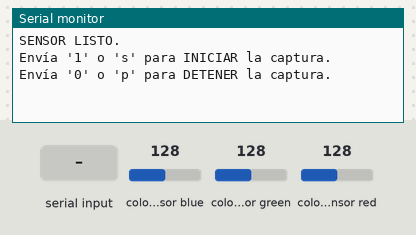
Bench run of a sketch on a simulated Arduino Uno, built with avr-gcc and run on an emulated ATmega328P. Parts: the last lines printed to the serial monitor. Inputs (shaded band) come from the test bench; at power-on: colour sensor blue 128, colour sensor green 128, colour sensor red 128.

Above: at 1.2 s.
1.3 s: "1" received over Serial
At 1.8 s:
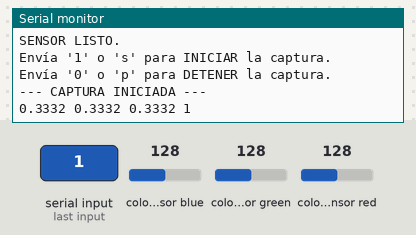
2.8 s: "0" received over Serial
At 3.9 s:
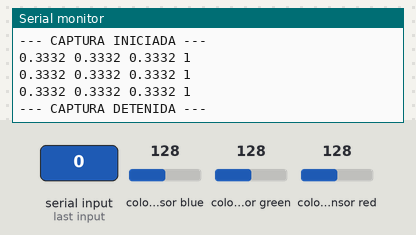

Measured:
- after the input at 1.3 s, the serial monitor: prints a new line at once (image 1)
- after the input at 2.8 s, the serial monitor: prints a new line after 0.16 s (image 2)

The sketch:

Entrenamiento_Frutas.ino
```cpp
#include <Wire.h>
#include "Adafruit_TCS34725.h"

Adafruit_TCS34725 tcs = Adafruit_TCS34725(TCS34725_INTEGRATIONTIME_50MS, TCS34725_GAIN_4X);

// Configuración de la fruta actual: 1 = Jitomate, 0 = Limón
const int ETIQUETA_FRUTA = 1   ;


bool leyendoSensor = false;

void setup() {
  Serial.begin(9600);
  if (!tcs.begin()) {
    Serial.println("Error: No se detecta el sensor TCS34725.");
    while (1);
  }


  Serial.println("SENSOR LISTO.");
  Serial.println("Envía '1' o 's' para INICIAR la captura.");
  Serial.println("Envía '0' o 'p' para DETENER la captura.");

}

void loop() {
  if (Serial.available() > 0) {
    char comando = Serial.read();

    if (comando == '1' || comando == 's' || comando == 'S') {
      leyendoSensor = true;
      Serial.println("\n--- CAPTURA INICIADA ---");
    }
    else if (comando == '0' || comando == 'p' || comando == 'P') {
      leyendoSensor = false;
      Serial.println("\n--- CAPTURA DETENIDA ---\n");
    }
  }

  if (leyendoSensor) {
    uint16_t r_raw, g_raw, b_raw, c_raw;
    tcs.getRawData(&r_raw, &g_raw, &b_raw, &c_raw);

    if (c_raw > 0) {
      float r = (float)r_raw / c_raw;
      float g = (float)g_raw / c_raw;
      float b = (float)b_raw / c_raw;

      Serial.print(r, 4); Serial.print(" ");
      Serial.print(g, 4); Serial.print(" ");
      Serial.print(b, 4); Serial.print(" ");
      Serial.println(ETIQUETA_FRUTA);
    }

    delay(500);
  }
}
```
